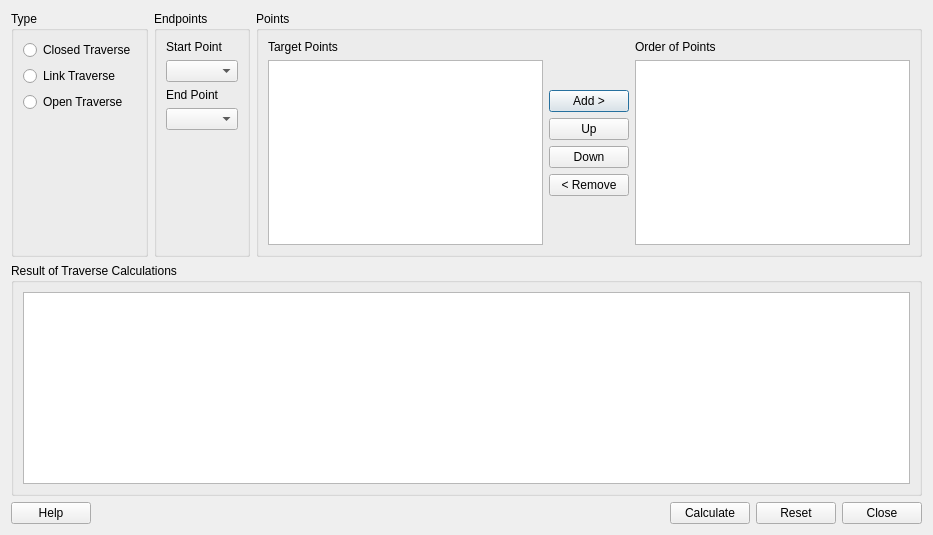
<?xml version="1.0" encoding="UTF-8"?>
<ui version="4.0">
 <class>TraverseCalcDialog</class>
 <widget class="QDialog" name="TraverseCalcDialog">
  <property name="geometry">
   <rect>
    <x>0</x>
    <y>0</y>
    <width>933</width>
    <height>535</height>
   </rect>
  </property>
  <property name="sizePolicy">
   <sizepolicy hsizetype="Expanding" vsizetype="Expanding">
    <horstretch>0</horstretch>
    <verstretch>0</verstretch>
   </sizepolicy>
  </property>
  <property name="minimumSize">
   <size>
    <width>0</width>
    <height>0</height>
   </size>
  </property>
  <property name="maximumSize">
   <size>
    <width>16777215</width>
    <height>16777215</height>
   </size>
  </property>
  <property name="windowTitle">
   <string>Traverse Calculations</string>
  </property>
  <property name="accessibleName">
   <string/>
  </property>
  <property name="locale">
   <locale language="English" country="UnitedKingdom"/>
  </property>
  <layout class="QVBoxLayout" name="verticalLayout_6">
   <item>
    <layout class="QHBoxLayout" name="horizontalLayout_3">
     <item>
      <widget class="QGroupBox" name="RadioGroup">
       <property name="sizePolicy">
        <sizepolicy hsizetype="Minimum" vsizetype="Preferred">
         <horstretch>0</horstretch>
         <verstretch>0</verstretch>
        </sizepolicy>
       </property>
       <property name="title">
        <string>Type</string>
       </property>
       <property name="flat">
        <bool>false</bool>
       </property>
       <property name="checkable">
        <bool>false</bool>
       </property>
       <layout class="QVBoxLayout" name="verticalLayout">
        <item>
         <widget class="QRadioButton" name="ClosedRadio">
          <property name="sizePolicy">
           <sizepolicy hsizetype="Fixed" vsizetype="Fixed">
            <horstretch>0</horstretch>
            <verstretch>0</verstretch>
           </sizepolicy>
          </property>
          <property name="toolTip">
           <string>Closed (polygonal or loop) traverse starts and finishes on the same known point.</string>
          </property>
          <property name="text">
           <string>Closed Traverse</string>
          </property>
          <attribute name="buttonGroup">
           <string notr="true">buttonGroup</string>
          </attribute>
         </widget>
        </item>
        <item>
         <widget class="QRadioButton" name="LinkRadio">
          <property name="sizePolicy">
           <sizepolicy hsizetype="Fixed" vsizetype="Fixed">
            <horstretch>0</horstretch>
            <verstretch>0</verstretch>
           </sizepolicy>
          </property>
          <property name="toolTip">
           <string>A closed link traverse joins two known points.</string>
          </property>
          <property name="text">
           <string>Link Traverse</string>
          </property>
          <attribute name="buttonGroup">
           <string notr="true">buttonGroup</string>
          </attribute>
         </widget>
        </item>
        <item>
         <widget class="QRadioButton" name="OpenRadio">
          <property name="sizePolicy">
           <sizepolicy hsizetype="Fixed" vsizetype="Fixed">
            <horstretch>0</horstretch>
            <verstretch>0</verstretch>
           </sizepolicy>
          </property>
          <property name="toolTip">
           <string>An open (free) traverse starts on a known point and finishes on an unknown point.</string>
          </property>
          <property name="text">
           <string>Open Traverse</string>
          </property>
          <attribute name="buttonGroup">
           <string notr="true">buttonGroup</string>
          </attribute>
         </widget>
        </item>
        <item>
         <spacer name="verticalSpacer">
          <property name="orientation">
           <enum>Qt::Vertical</enum>
          </property>
          <property name="sizeHint" stdset="0">
           <size>
            <width>20</width>
            <height>106</height>
           </size>
          </property>
         </spacer>
        </item>
       </layout>
      </widget>
     </item>
     <item>
      <widget class="QGroupBox" name="EndpointsGroup">
       <property name="sizePolicy">
        <sizepolicy hsizetype="Minimum" vsizetype="Preferred">
         <horstretch>0</horstretch>
         <verstretch>0</verstretch>
        </sizepolicy>
       </property>
       <property name="title">
        <string>Endpoints</string>
       </property>
       <layout class="QVBoxLayout" name="verticalLayout_2">
        <item>
         <widget class="QLabel" name="StartPointLabel">
          <property name="sizePolicy">
           <sizepolicy hsizetype="Fixed" vsizetype="Fixed">
            <horstretch>0</horstretch>
            <verstretch>0</verstretch>
           </sizepolicy>
          </property>
          <property name="text">
           <string>Start Point</string>
          </property>
         </widget>
        </item>
        <item>
         <widget class="QComboBox" name="StartPointComboBox">
          <property name="sizePolicy">
           <sizepolicy hsizetype="Preferred" vsizetype="Fixed">
            <horstretch>0</horstretch>
            <verstretch>0</verstretch>
           </sizepolicy>
          </property>
         </widget>
        </item>
        <item>
         <widget class="QLabel" name="EndPointLabel">
          <property name="sizePolicy">
           <sizepolicy hsizetype="Fixed" vsizetype="Fixed">
            <horstretch>0</horstretch>
            <verstretch>0</verstretch>
           </sizepolicy>
          </property>
          <property name="text">
           <string>End Point</string>
          </property>
         </widget>
        </item>
        <item>
         <widget class="QComboBox" name="EndPointComboBox">
          <property name="sizePolicy">
           <sizepolicy hsizetype="Preferred" vsizetype="Fixed">
            <horstretch>0</horstretch>
            <verstretch>0</verstretch>
           </sizepolicy>
          </property>
         </widget>
        </item>
        <item>
         <spacer name="verticalSpacer_2">
          <property name="orientation">
           <enum>Qt::Vertical</enum>
          </property>
          <property name="sizeHint" stdset="0">
           <size>
            <width>20</width>
            <height>85</height>
           </size>
          </property>
         </spacer>
        </item>
       </layout>
      </widget>
     </item>
     <item>
      <widget class="QGroupBox" name="PointsGroup">
       <property name="sizePolicy">
        <sizepolicy hsizetype="Minimum" vsizetype="Preferred">
         <horstretch>0</horstretch>
         <verstretch>0</verstretch>
        </sizepolicy>
       </property>
       <property name="title">
        <string>Points</string>
       </property>
       <layout class="QHBoxLayout" name="horizontalLayout">
        <item>
         <layout class="QVBoxLayout" name="verticalLayout_4">
          <item>
           <widget class="QLabel" name="TargetPointsLabel">
            <property name="sizePolicy">
             <sizepolicy hsizetype="Fixed" vsizetype="Fixed">
              <horstretch>0</horstretch>
              <verstretch>0</verstretch>
             </sizepolicy>
            </property>
            <property name="text">
             <string>Target Points</string>
            </property>
           </widget>
          </item>
          <item>
           <widget class="QListWidget" name="TargetList">
            <property name="sizePolicy">
             <sizepolicy hsizetype="MinimumExpanding" vsizetype="Expanding">
              <horstretch>0</horstretch>
              <verstretch>0</verstretch>
             </sizepolicy>
            </property>
           </widget>
          </item>
         </layout>
        </item>
        <item>
         <layout class="QVBoxLayout" name="verticalLayout_3">
          <item>
           <spacer name="verticalSpacer_4">
            <property name="orientation">
             <enum>Qt::Vertical</enum>
            </property>
            <property name="sizeHint" stdset="0">
             <size>
              <width>20</width>
              <height>40</height>
             </size>
            </property>
           </spacer>
          </item>
          <item>
           <widget class="QPushButton" name="AddButton">
            <property name="sizePolicy">
             <sizepolicy hsizetype="Fixed" vsizetype="Fixed">
              <horstretch>0</horstretch>
              <verstretch>0</verstretch>
             </sizepolicy>
            </property>
            <property name="text">
             <string>Add &gt;</string>
            </property>
           </widget>
          </item>
          <item>
           <widget class="QPushButton" name="UpButton">
            <property name="sizePolicy">
             <sizepolicy hsizetype="Fixed" vsizetype="Fixed">
              <horstretch>0</horstretch>
              <verstretch>0</verstretch>
             </sizepolicy>
            </property>
            <property name="text">
             <string>Up</string>
            </property>
           </widget>
          </item>
          <item>
           <widget class="QPushButton" name="DownButton">
            <property name="sizePolicy">
             <sizepolicy hsizetype="Fixed" vsizetype="Fixed">
              <horstretch>0</horstretch>
              <verstretch>0</verstretch>
             </sizepolicy>
            </property>
            <property name="text">
             <string>Down</string>
            </property>
           </widget>
          </item>
          <item>
           <widget class="QPushButton" name="RemoveButton">
            <property name="sizePolicy">
             <sizepolicy hsizetype="Fixed" vsizetype="Fixed">
              <horstretch>0</horstretch>
              <verstretch>0</verstretch>
             </sizepolicy>
            </property>
            <property name="text">
             <string>&lt; Remove</string>
            </property>
           </widget>
          </item>
          <item>
           <spacer name="verticalSpacer_3">
            <property name="orientation">
             <enum>Qt::Vertical</enum>
            </property>
            <property name="sizeHint" stdset="0">
             <size>
              <width>20</width>
              <height>40</height>
             </size>
            </property>
           </spacer>
          </item>
         </layout>
        </item>
        <item>
         <layout class="QVBoxLayout" name="verticalLayout_5">
          <item>
           <widget class="QLabel" name="OrderPointsLabel">
            <property name="sizePolicy">
             <sizepolicy hsizetype="Fixed" vsizetype="Fixed">
              <horstretch>0</horstretch>
              <verstretch>0</verstretch>
             </sizepolicy>
            </property>
            <property name="text">
             <string>Order of Points</string>
            </property>
           </widget>
          </item>
          <item>
           <widget class="QListWidget" name="OrderList">
            <property name="sizePolicy">
             <sizepolicy hsizetype="MinimumExpanding" vsizetype="Expanding">
              <horstretch>0</horstretch>
              <verstretch>0</verstretch>
             </sizepolicy>
            </property>
           </widget>
          </item>
         </layout>
        </item>
       </layout>
      </widget>
     </item>
    </layout>
   </item>
   <item>
    <widget class="QGroupBox" name="ResultGroup">
     <property name="sizePolicy">
      <sizepolicy hsizetype="Expanding" vsizetype="MinimumExpanding">
       <horstretch>0</horstretch>
       <verstretch>1</verstretch>
      </sizepolicy>
     </property>
     <property name="title">
      <string>Result of Traverse Calculations</string>
     </property>
     <layout class="QHBoxLayout" name="horizontalLayout_4">
      <item>
       <widget class="QTextBrowser" name="ResultTextBrowser">
        <property name="sizePolicy">
         <sizepolicy hsizetype="Expanding" vsizetype="Expanding">
          <horstretch>0</horstretch>
          <verstretch>0</verstretch>
         </sizepolicy>
        </property>
        <property name="font">
         <font>
          <family>Courier New</family>
         </font>
        </property>
       </widget>
      </item>
     </layout>
    </widget>
   </item>
   <item>
    <layout class="QHBoxLayout" name="horizontalLayout_2">
     <item>
      <widget class="QPushButton" name="HelpButton">
       <property name="sizePolicy">
        <sizepolicy hsizetype="Fixed" vsizetype="Fixed">
         <horstretch>0</horstretch>
         <verstretch>0</verstretch>
        </sizepolicy>
       </property>
       <property name="text">
        <string>Help</string>
       </property>
      </widget>
     </item>
     <item>
      <spacer name="horizontalSpacer">
       <property name="orientation">
        <enum>Qt::Horizontal</enum>
       </property>
       <property name="sizeHint" stdset="0">
        <size>
         <width>40</width>
         <height>20</height>
        </size>
       </property>
      </spacer>
     </item>
     <item>
      <widget class="QPushButton" name="CalcButton">
       <property name="sizePolicy">
        <sizepolicy hsizetype="Fixed" vsizetype="Fixed">
         <horstretch>0</horstretch>
         <verstretch>0</verstretch>
        </sizepolicy>
       </property>
       <property name="text">
        <string>Calculate</string>
       </property>
      </widget>
     </item>
     <item>
      <widget class="QPushButton" name="ResetButton">
       <property name="sizePolicy">
        <sizepolicy hsizetype="Fixed" vsizetype="Fixed">
         <horstretch>0</horstretch>
         <verstretch>0</verstretch>
        </sizepolicy>
       </property>
       <property name="text">
        <string>Reset</string>
       </property>
      </widget>
     </item>
     <item>
      <widget class="QPushButton" name="CloseButton">
       <property name="sizePolicy">
        <sizepolicy hsizetype="Fixed" vsizetype="Fixed">
         <horstretch>0</horstretch>
         <verstretch>0</verstretch>
        </sizepolicy>
       </property>
       <property name="text">
        <string>Close</string>
       </property>
      </widget>
     </item>
    </layout>
   </item>
  </layout>
 </widget>
 <tabstops>
  <tabstop>ClosedRadio</tabstop>
  <tabstop>LinkRadio</tabstop>
  <tabstop>OpenRadio</tabstop>
  <tabstop>StartPointComboBox</tabstop>
  <tabstop>EndPointComboBox</tabstop>
  <tabstop>TargetList</tabstop>
  <tabstop>AddButton</tabstop>
  <tabstop>UpButton</tabstop>
  <tabstop>DownButton</tabstop>
  <tabstop>RemoveButton</tabstop>
  <tabstop>OrderList</tabstop>
  <tabstop>ResultTextBrowser</tabstop>
  <tabstop>HelpButton</tabstop>
  <tabstop>CalcButton</tabstop>
  <tabstop>ResetButton</tabstop>
  <tabstop>CloseButton</tabstop>
 </tabstops>
 <resources/>
 <connections/>
 <buttongroups>
  <buttongroup name="buttonGroup"/>
 </buttongroups>
</ui>
